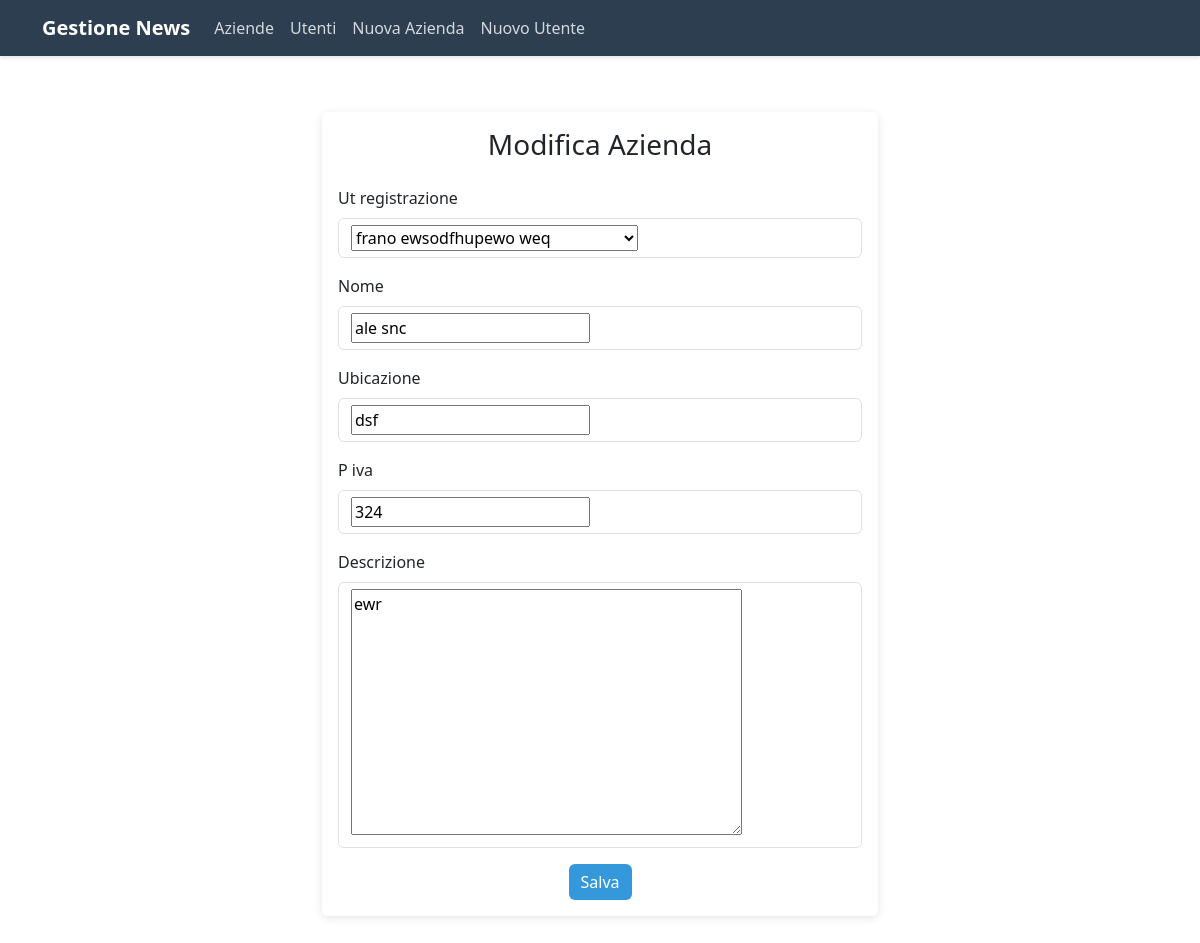
The page /aziende/ModificaAzienda/3/edit/ on the database as committed earlier.
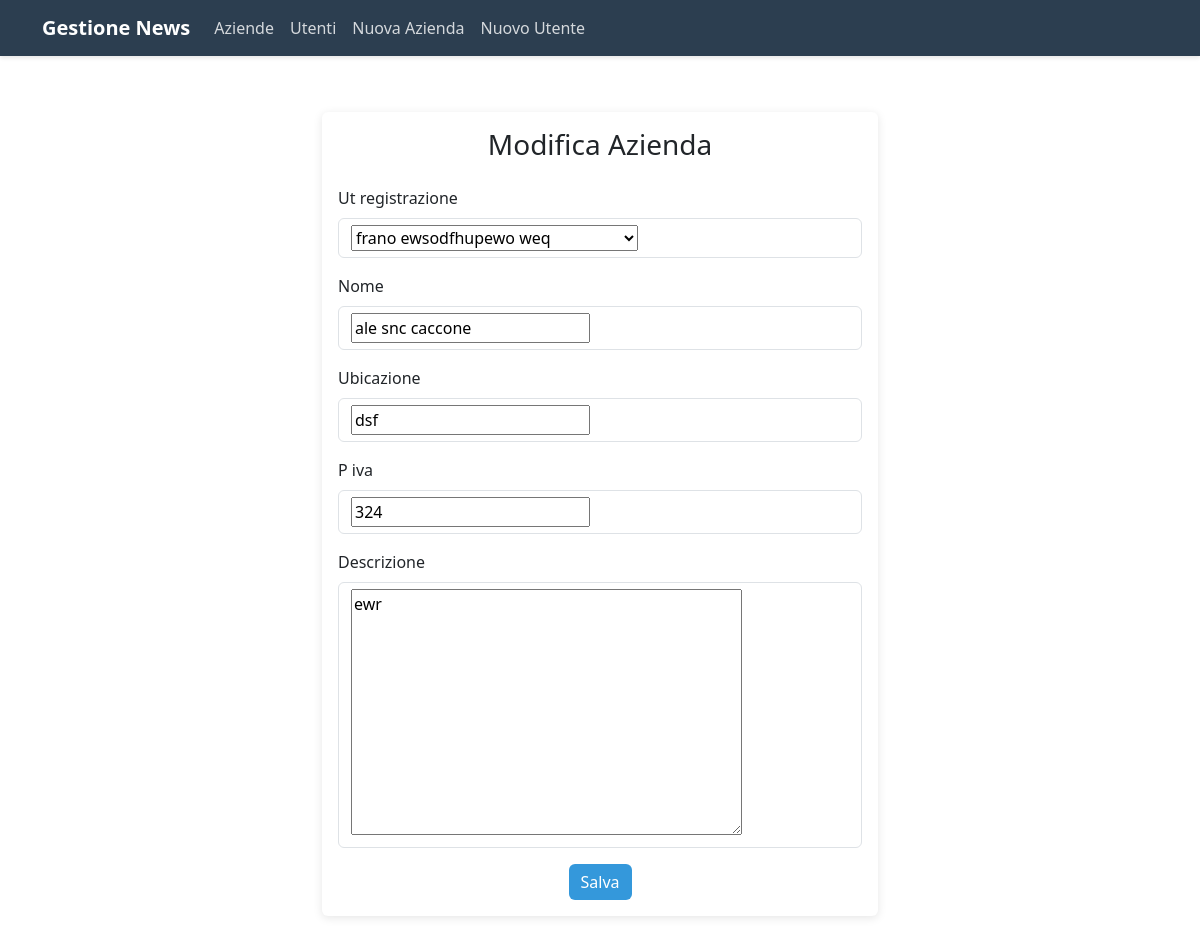
The same page on the database as committed later.
### News/models.py (models this page shows, shortened)
class Azienda(models.Model):
    ut_registrazione = models.ForeignKey(Utente, on_delete=models.CASCADE, related_name='AUtente')
    nome = models.CharField(max_length=20, null=False)
    ubicazione = models.CharField(max_length=50, null=False)
    p_iva = models.IntegerField()
    descrizione = models.TextField(max_length=250)
    class Meta:
        verbose_name = 'Azienda'
        verbose_name_plural = 'Aziende'

### News/views.py (the view)
# urls.py: path('ModificaAzienda/<int:pk>/edit/', AziendaUpdateViews.as_view(), name='update-azienda'),
class AziendaUpdateViews(UpdateView):
    model = Azienda
    form_class = InsertAzienda
    template_name = 'News/InsertAzienda.html'
    success_url = reverse_lazy('aziende')

### News/forms.py
class InsertAzienda(ModelForm):
    class Meta():
        model = Azienda
        fields = "__all__"

### News/models.py (called while the page is built)
    def __str__(self):
        return f"{self.nome} {self.cognome} {self. ruolo}"

### News/templates/News/InsertAzienda.html (shortened to what this page needs)
{% extends 'News/base.html' %}
{% block content %}
<div class="row justify-content-center">
    <div class="col-md-8 col-lg-6">
        <div class="card">
            <div class="card-body">
                <h3 class="card-title text-center mb-4">
                    {% if form.instance.pk %}Modifica Azienda{% else %}Inserisci Nuova Azienda{% endif %}
                </h3>
                <form method="post">
                    {% for field in form %}
                    <div class="mb-3">
                        <label class="form-label">{{ field.label }}</label>
                        <div class="form-control">
                            {{ field }}
                        </div>
                    </div>
                    {% endfor %}
                    <div class="text-center">
                        <button type="submit" class="btn btn-primary">Salva</button>
                    </div>
                </form>
            </div>
        </div>
    </div>
</div>
{% endblock %}

Rows that differ between the two databases and show on the page:
changed Azienda "frano ewsodfhupewo weq": nome "ale snc" → "ale snc caccone"
